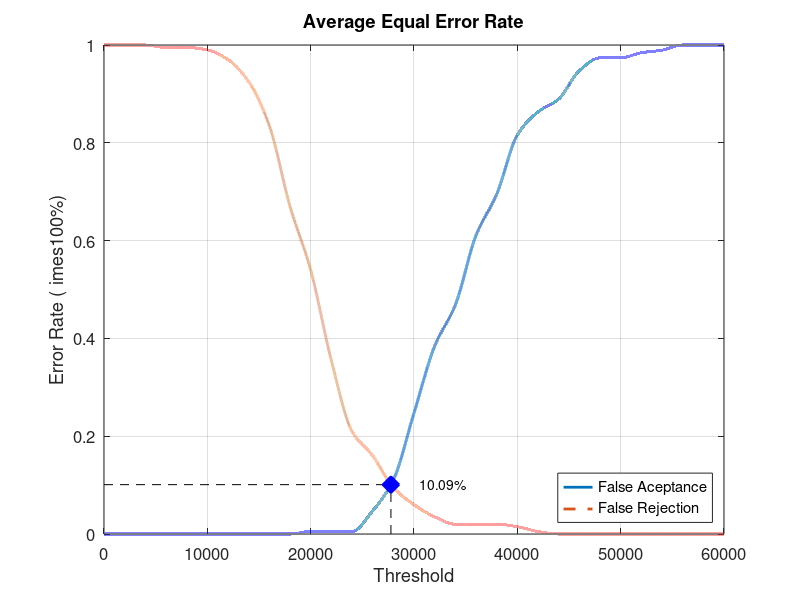
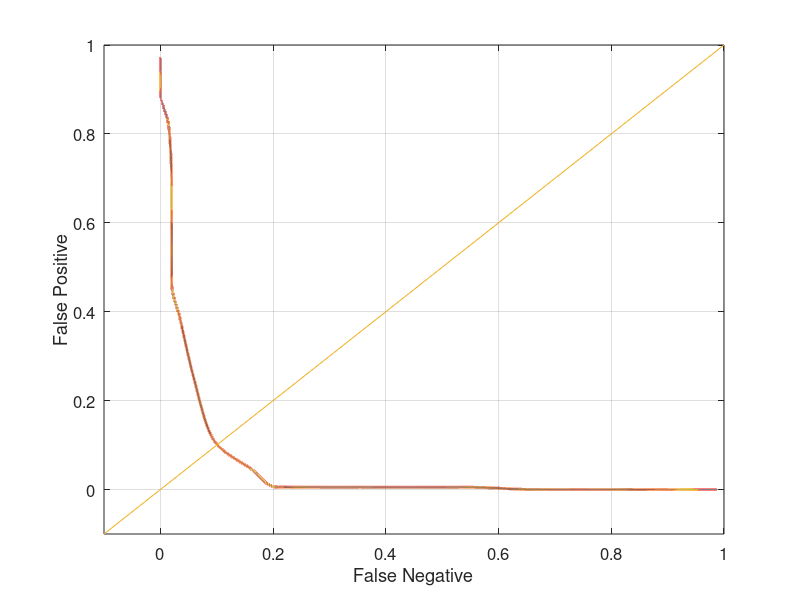

MATLAB code for these plots, in order:
close all;
clear;
clc;
x = 0:2000:60000;
xq = 0:0.5:60000;

y0 = [0 0 0 0 0 0 0 0 0 0 0.00526316 0.00526316 0.00526316 0.0473684 0.110526 0.247368 0.384211 0.468421 0.610526 0.694737 0.815789 0.863158 0.889474 0.947368 0.973684 0.973684 0.984211 0.989474 1 1 1]
yy0 = interp1(x, y0, xq, 'pchip');
y1 = [1 1 1 0.995 0.995 0.99 0.97 0.925 0.835 0.67 0.54 0.355 0.21 0.16 0.095 0.06 0.035 0.02 0.02 0.02 0.015 0.005 0 0 0 0 0 0 0 0 0]
yy1 = interp1(x, y1, xq, 'pchip');

% Calculating EER: 
y2 = abs(y0 - y1);
find(y2 == min(y2))
yy2 = abs(yy0 - yy1);
xEER = find(yy2 == min(yy2));
xEERIndex = xq(xEER) % X-axis EER
yEER = yy0(xEER) % Y-axis EER

main = figure
plot(xq, yy0,'-','LineWidth', 2);	hold on
plot(xq, yy1,'--','LineWidth', 2);	hold on
plot([xEERIndex xEERIndex], [0 yEER], 'k--');	hold on
plot([0 xEERIndex], [yEER yEER], 'k--');	hold on
plot(xEERIndex, yEER, 'bx', 'LineWidth', 10);	hold on
text(xEERIndex + 10 * xEERIndex / 100, yEER, [num2str(round((10000 * yEER)) / 100) '%'])
legend('False Aceptance', 'False Rejection', 'Location', 'SouthEast')
xlabel('Threshold')
ylabel('Error Rate (	imes100%)')
title('Average Equal Error Rate')
set(gca, 'FontSize', 12)
axis([0 60000 0 1])
grid on

print(main, 'Database1_4Main', '-dpng');
FNRxFPR = figure('Color', [1 1 1]);
plot(yy1, yy0, '-', yy1, yy0, 'LineWidth', 2);
hold on
y = -0.1:0.1:1
plot(y, y); 
set(gca, 'FontSize', 12)
xlabel('False Negative')
ylabel('False Positive')
axis([-0.1 1 -0.1 1])
set(gca, 'FontSize', 12)
grid on

print(FNRxFPR, 'Database1_4FNRxFPR','-dpng');
